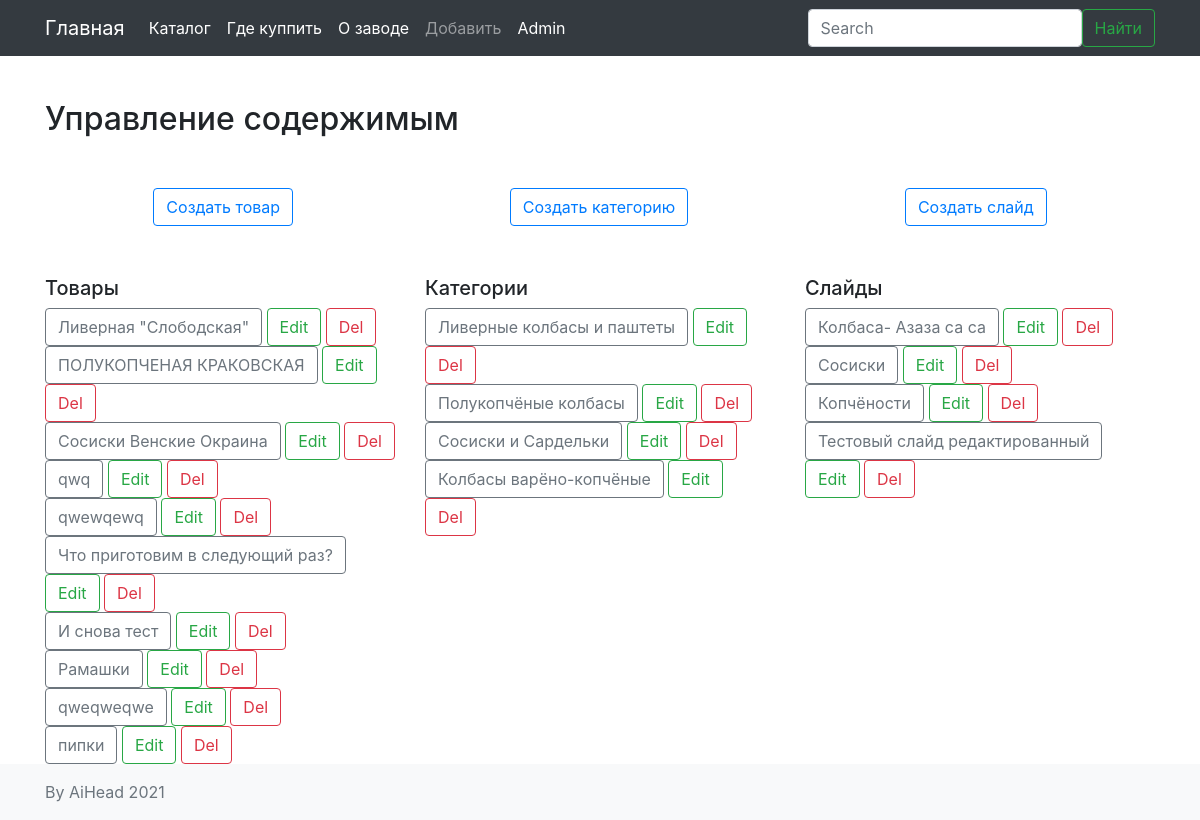
/adm (signed in), run on an earlier commit of the app's database.
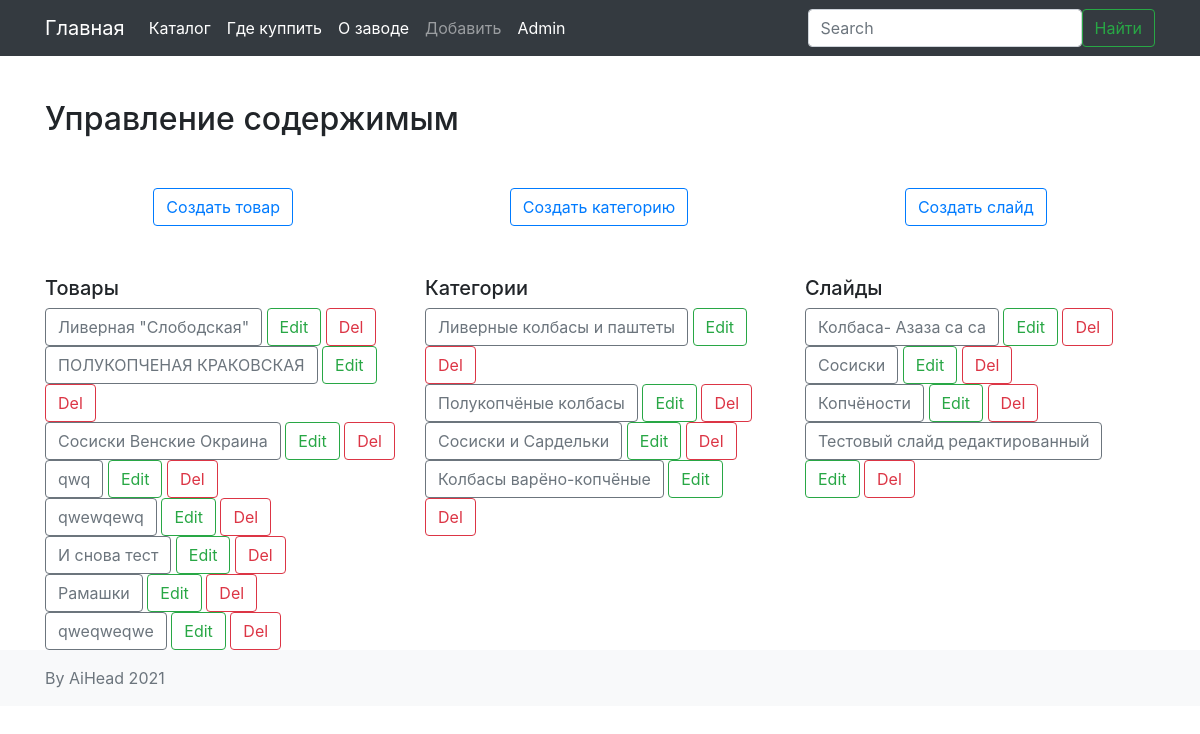
And on a later commit of the database.
### models.py (models this page shows, shortened)
class Post(db.Model):
    id = db.Column(db.Integer, primary_key=True)
    title = db.Column(db.String(140))
    slug = db.Column(db.String(140), unique=True)
    body = db.Column(db.Text)
    image = db.Column(db.String(150), default='')
    created = db.Column(db.DateTime, default=datetime.now())
    tags = db.relationship('Tag', secondary=post_tags, backref=db.backref('posts', lazy='dynamic'))

class Tag(db.Model):
    id = db.Column(db.Integer, primary_key=True)
    name = db.Column(db.String(100))
    slug = db.Column(db.String(140), unique=True)
    image = db.Column(db.String(150), default='')
    subtitle = db.Column(db.Text)

class Slider(db.Model):
    id = db.Column(db.Integer, primary_key=True)
    title = db.Column(db.String(140))
    body = db.Column(db.Text)
    image = db.Column(db.String(150), default='')

### view.py (the view)
@app.route('/adm', methods=['POST', 'GET'])
@login_required
def adm(*args, **kwargs):
    posts=Post.query.all()
    tags=Tag.query.all()
    slides=Slider.query.all()
    d=list(dict(request.args).values())
    if d==['Создать товар']:
        return redirect(url_for('create_post'))
    if d==['Создать категорию']:
        return redirect(url_for('create_tag'))
    if d==['Создать слайд']:
        return redirect(url_for('create_slide'))
    return render_template('adm.html', posts=posts, tags=tags, slides=slides)

### templates/adm.html (shortened to what this page needs)
{% extends 'base.html' %}
{% block content_title %}
  Управление содержимым
{% endblock %}
{% block content %}
<div style="display:flex; justify-content:space-around; margin:50px 0 50px 0;">
  <form action="{{url_for('adm')}}" method="get">
    <input type="submit" class="btn btn-outline-primary" name="create" value="Создать товар">
  </form>
  <form action="{{url_for('adm')}}" method="get">
    <input type="submit" class="btn btn-outline-primary" name="create" value="Создать категорию">
  </form>
  <form action="{{url_for('adm') }}" method="get">
    <input type="submit" class="btn btn-outline-primary" name="create" value="Создать слайд">
  </form>
</div>
<div class="row">
  <div class="col-md-4">
    <h5>Товары</h5>
    {% for p in posts %}
      <div class="">
        <a type="button" class="btn btn-outline-secondary" href="{{url_for('posts.post_detail', slug=p.slug)}}">{{p.title}}</a>
        <a type="button" class="btn btn-outline-success" href="{{url_for('posts.edit_post', slug=p.slug)}}">Edit</a>
        <a type="button" class="btn btn-outline-danger" name="delpost" href="{{url_for('posts.delete', id=p.id, type='post')}}">Del</a>
      </div>
    {% endfor %}
  </div>
  <div class="col-md-4">
    <h5>Категории</h5>
    {% for t in tags %}
      <div class="">
        <a type="button" class="btn btn-outline-secondary" href="{{url_for('posts.tag_detail', slug=t.slug)}}">{{t.name}}</a>
        <a type="button" class="btn btn-outline-success" href="{{url_for('posts.edit_tag', slug=t.slug)}}">Edit</a>
        <a type="button" class="btn btn-outline-danger" name="delcategory" href="{{url_for('posts.delete', id=t.id, type='tag')}}">Del</a>
      </div>
    {% endfor %}
  </div>
  <div class="col-md-4">
    <h5>Слайды</h5>
    {% for s in slides %}
      <div class="">
        <a type="button" class="btn btn-outline-secondary" href="#">{{s.title}}</a>
        <a type="button" class="btn btn-outline-success" href="{{url_for('posts.edit_slide', id=s.id)}}">Edit</a>
        <a type="button" class="btn btn-outline-danger" name="delslide" href="{{url_for('posts.delete', id=s.id, type='slide')}}">Del</a>
      </div>
    {% endfor %}
  </div>
</div>
{% endblock %}

What changed in the data, as far as the page shows it:
removed Post: title "Что приготовим в следующий раз?"
removed Post: title "пипки"
